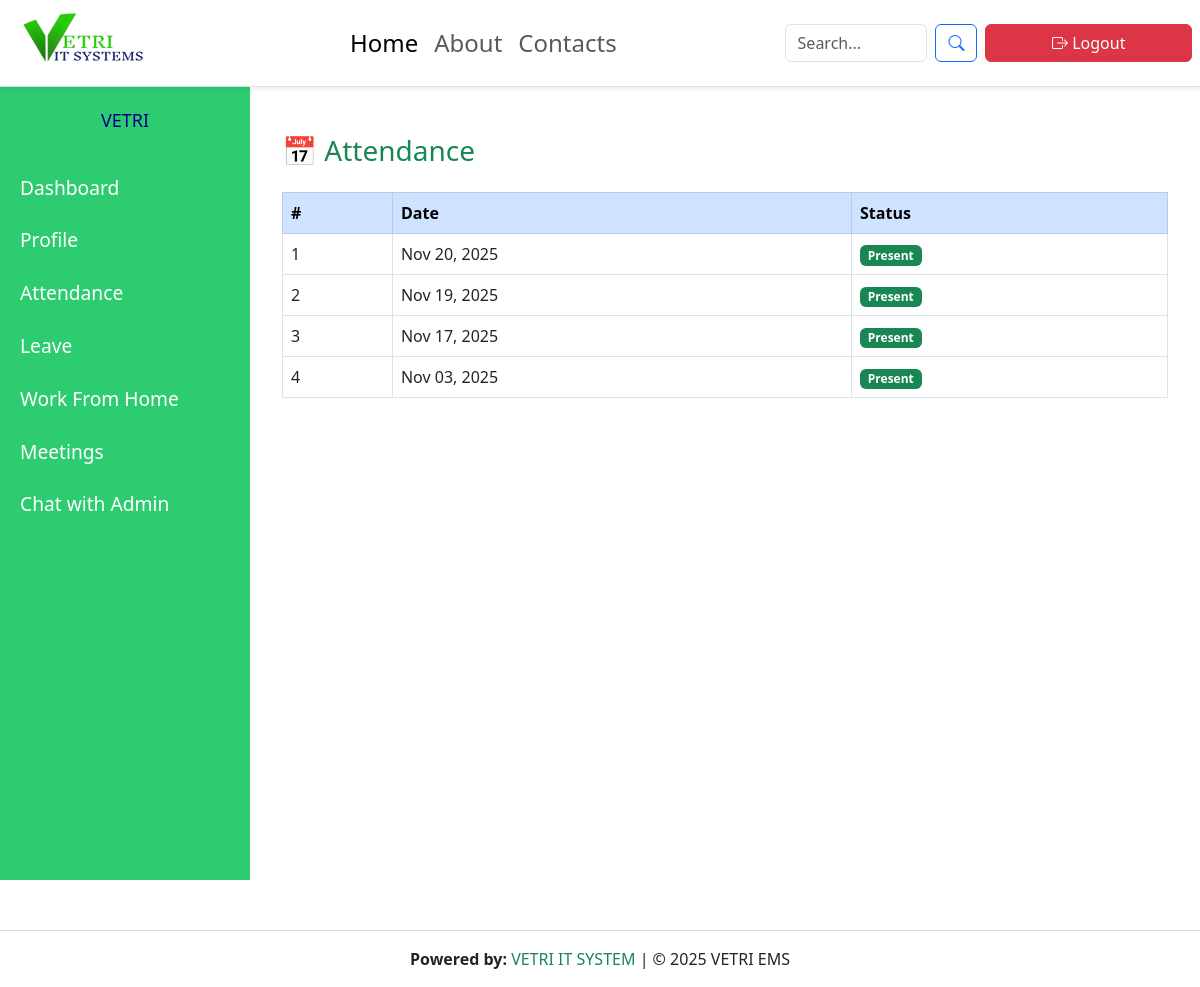
/my-attendance/ (signed in), run on the app's committed database.
### employees/models.py (models this page shows, shortened)
class Attendance(models.Model):
    employee = models.ForeignKey(Employee, on_delete=models.CASCADE)
    date = models.DateField()
    status = models.CharField(max_length=10, choices=[('Present', 'Present'), ('Absent', 'Absent')])

### employees/views.py (the view)
# urls.py: path("my-attendance/", employee_attendance, name="employee_attendance"),
@login_required
def employee_attendance(request):
    attendance = Attendance.objects.filter(employee=request.user.employee).order_by('-date')
    return render(request, "employees/employee_attendance.html", {
        "attendance": attendance,
    })

### employees/context_processors.py (called while the page is built)
def admin_id_processor(request):
    try:
        admin_user = User.objects.filter(is_superuser=True).first()
        return {'admin_id': admin_user.id if admin_user else None}
    except:
        return {'admin_id': None}

### employees/templates/employees/employee_attendance.html (shortened to what this page needs)
{% extends "base.html" %}
{% load static %}
{% block content %}
  <link href="https://cdn.jsdelivr.net/npm/bootstrap@5.3.0/dist/css/bootstrap.min.css" rel="stylesheet">
  <div class="main-content" id="content">
<div class="container mt-4">
<h3 class="mb-4 text-success">📅  Attendance</h3>
  <table class="table table-bordered table-hover bg-white">
    <thead class="table-primary">
      <tr>
        <th>#</th>
        <th>Date</th>
        <th>Status</th>
      </tr>
    </thead>
    <tbody>
      {% for r in attendance %}
      <tr>
        <td>{{ forloop.counter }}</td>
        <td>{{ r.date|date:"M d, Y" }}</td>
        <td>
          <span class="badge
            {% if r.status == 'Present' %} bg-success
            {% elif r.status == 'Leave' %} bg-warning
            {% else %} bg-danger {% endif %}">
            {{ r.status }}
          </span>
        </td>
      </tr>
      {% empty %}
      <tr>
        <td colspan="3" class="text-center text-muted">No attendance records found</td>
      </tr>
      {% endfor %}
    </tbody>
  </table>
</div>
  </div>
{% endblock %}

### employees/static/css/style.css (style rules this page uses)
body { margin: 0; font-family: 'Poppins', sans-serif; background-color: #f8f9fa; overflow-x: hidden; }
html { scroll-behavior: smooth; }
html, body { overflow-x: hidden !important; }

### data on the page
Attendance: date "Nov 20, 2025", status "Present"
Attendance: date "Nov 19, 2025", status "Present"
Attendance: date "Nov 17, 2025", status "Present"
Attendance: date "Nov 03, 2025", status "Present"
